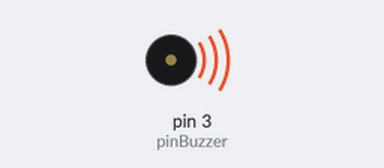
A sketch run on a simulated Arduino Uno, built with avr-gcc and run on an emulated ATmega328P. Shown: buzzer (waves = sounding).

Above: at 0.22 s.
At 6.3 s:
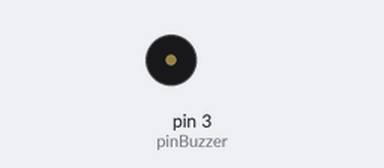
Timing chart, 0 to 7.0 s (numbered marks = the images above):
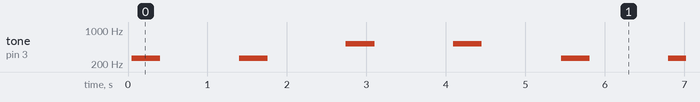

Measured:
- by itself, tone on pin 3 (pinBuzzer): repeats every 5.4 s: silent 0.99 s, 260 Hz 0.36 s, 2 × (silent 0.99 s, 521 Hz 0.36 s), silent 1.0 s, 260 Hz 0.36 s

The sketch:

TUTORIAL_Buzzer_1.ino
```cpp
/*
   TUTORIAL PASSIVE BUZZER PADA ARDUINO
   D3 -> Passive Buzzer +


*/

#define pinBuzzer 3 //buzzer pada pin D3

void setup() {
  pinMode(pinBuzzer, OUTPUT); //set menjadi output
}

void loop() {
  for (int i = 0; i < 2; i++) {
    playTone(261.63, 350);
    delay(1000);
  }
  for (int j = 0; j < 2; j++) {
    playTone(523.25, 350);
    delay(1000);
  }
}


void playTone(long note, long millisecond) {
  long frequency = note;
  long length = millisecond;
  if (frequency > 0) {
    long delayValue = 1000000 / frequency / 2; // calculate the delay value between transitions
    //// 1 second's worth of microseconds, divided by the frequency, then split in half since
    //// there are two phases to each cycle
    long numCycles = frequency * length / 1000; // calculate the number of cycles for proper timing
    //// multiply frequency, which is really cycles per second, by the number of seconds to
    //// get the total number of cycles to produce
    for (long i = 0; i < numCycles; i++) { // for the calculated length of time...
      digitalWrite(pinBuzzer, HIGH); // write the buzzer pin high to push out the diaphram
      delayMicroseconds(delayValue); // wait for the calculated delay value
      digitalWrite(pinBuzzer, LOW); // write the buzzer pin low to pull back the diaphram
      delayMicroseconds(delayValue); // wait again or the calculated delay value
    }
  }
  else delay(millisecond);
}
```
